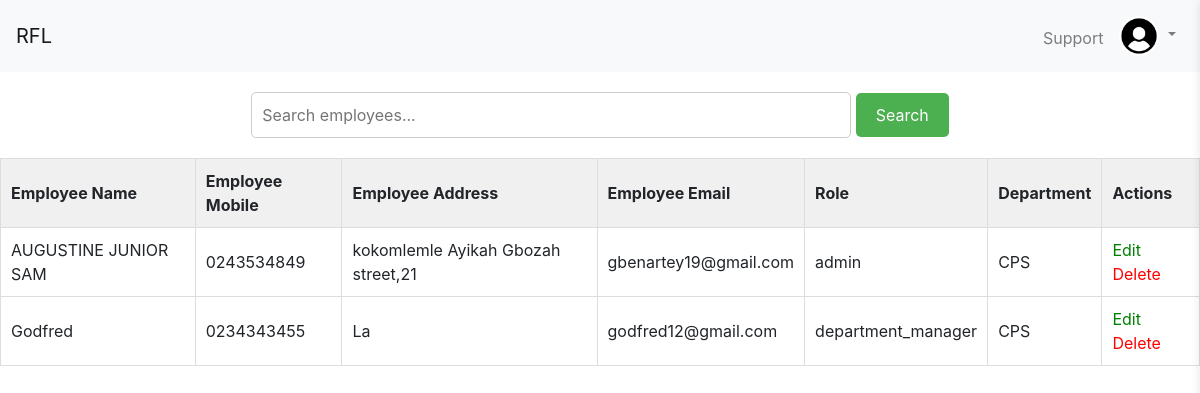
Screenshot of /manager/get_employee_data.php (signed in) with the database file from the repository.
### tables this page shows
CREATE TABLE `employee` (
  `employee_id` int(11) NOT NULL,
  `employee_name` varchar(50) NOT NULL,
  `employee_password` varchar(20) NOT NULL,
  `employee_address` varchar(50) NOT NULL,
  `employee_mobile` varchar(11) NOT NULL,
  `employee_email` varchar(100) NOT NULL,
  `created_at` datetime NOT NULL DEFAULT curtime(),
  `password_changed` tinyint(1) DEFAULT 0
);

CREATE TABLE `userroles` (
  `user_id` int(11) DEFAULT NULL,
  `role` enum('admin','hr_manager','department_manager','employee') NOT NULL
);

CREATE TABLE `department` (
  `department_id` int(11) NOT NULL,
  `department_name` varchar(255) NOT NULL,
  `department_type` varchar(255) NOT NULL,
  `department_description` text DEFAULT NULL
);

### manager/get_employee_data.php (the view, shortened to what this page needs)
<?php include 'templates/header.php'; ?>
<?php
include '../db.php';
$departmentId = 0;
if (isset($_SESSION['user_id'])) {
    $userId = $_SESSION['user_id'];
    $sql = "SELECT ed.department_id
            FROM employee e
            JOIN employee_department ed ON e.employee_id = ed.employee_id
            WHERE e.employee_id = '$userId'";
    $result = mysqli_query($conn, $sql);
    $row = mysqli_fetch_assoc($result);
    $departmentId = $row['department_id'];
}
$sql = "SELECT e.employee_id, e.employee_name, e.employee_mobile, e.employee_address, e.employee_email, ur.role, d.department_name
        FROM employee e
        JOIN employee_department ed ON e.employee_id = ed.employee_id
        JOIN department d ON ed.department_id = d.department_id
        JOIN userroles ur ON e.employee_id = ur.user_id
        WHERE d.department_id = '$departmentId'";
$sql .= " ORDER BY e.employee_name ASC";
$stmt = mysqli_prepare($conn, $sql);
mysqli_stmt_execute($stmt);
$result = mysqli_stmt_get_result($stmt);
?>
<form action="<?php echo $_SERVER['PHP_SELF']; ?>" method="get">
  <input type="search" name="search" placeholder="Search employees...">
  <button type="submit">Search</button>
</form>
<table>
  <tr>
    <th>Employee Name</th>
    <th>Employee Mobile</th>
    <th>Employee Address</th>
    <th>Employee Email</th>
    <th>Role</th>
    <th>Department</th>
    <th>Actions</th>
  </tr>
  <?php while ($row = mysqli_fetch_assoc($result)) {?>
  <tr>
    <td><?php echo $row['employee_name'];?></td>
    <td><?php echo $row['employee_mobile'];?></td>
    <td><?php echo $row['employee_address'];?></td>
    <td><?php echo $row['employee_email'];?></td>
    <td><?php echo $row['role'];?></td>
    <td><?php echo $row['department_name'];?></td>
    <td>
      <a href="edit_employee.php?employee_id=<?php echo $row['employee_id'];?>" class="edit">Edit</a>
      <a href="delete_employee_data.php?employee_id=<?php echo $row['employee_id'];?>" class="delete">Delete</a>
    </td>
  </tr>
  <?php }?>
</table>
<?php include 'templates/footer.php';?>

### manager/get_employee_data.php (style rules this page uses)
table { border-collapse: collapse; width: 100%; }
th, td { border: 1px solid #ddd; padding: 10px; text-align: left; }
th { background-color: #f0f0f0; }
.edit { color: green; text-decoration: none; }
.delete { color: red; text-decoration: none; }
form { text-align: center; margin: 20px auto; }
input { padding: 10px; font-size: 16px; border: 1px solid #ccc; border-radius: 5px; width: 50%; }
button { background-color: #4CAF50; color: #fff; padding: 10px 20px; border: none; border-radius: 5px; cursor: pointer; }

### rows the page displays
employee: employee_name "AUGUSTINE JUNIOR SAM", employee_mobile "0243534849", employee_address "kokomlemle Ayikah Gbozah street,21", employee_email "gbenartey19@gmail.com", userroles.role "admin", department.department_name "CPS"
employee: employee_name "Godfred", employee_mobile "0234343455", employee_address "La", employee_email "godfred12@gmail.com", userroles.role "department_manager", department.department_name "CPS"
